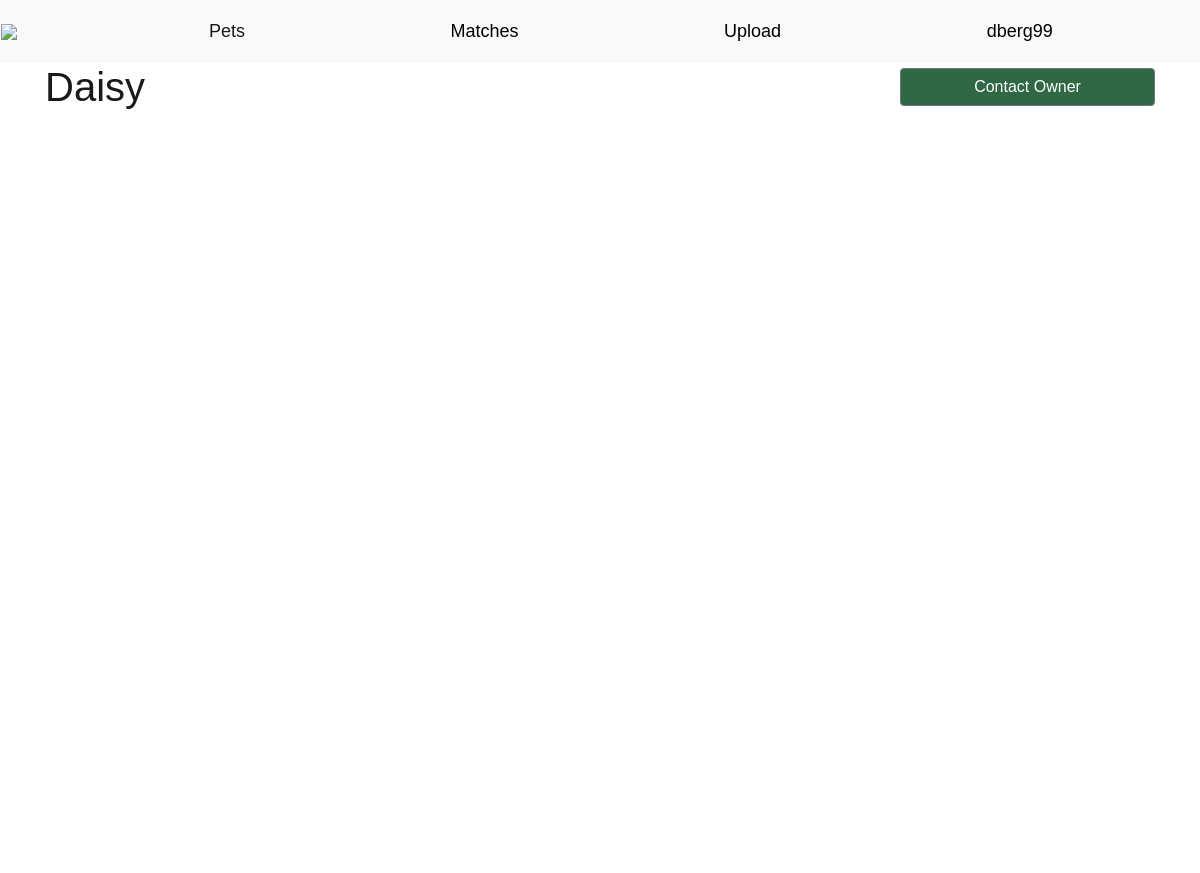
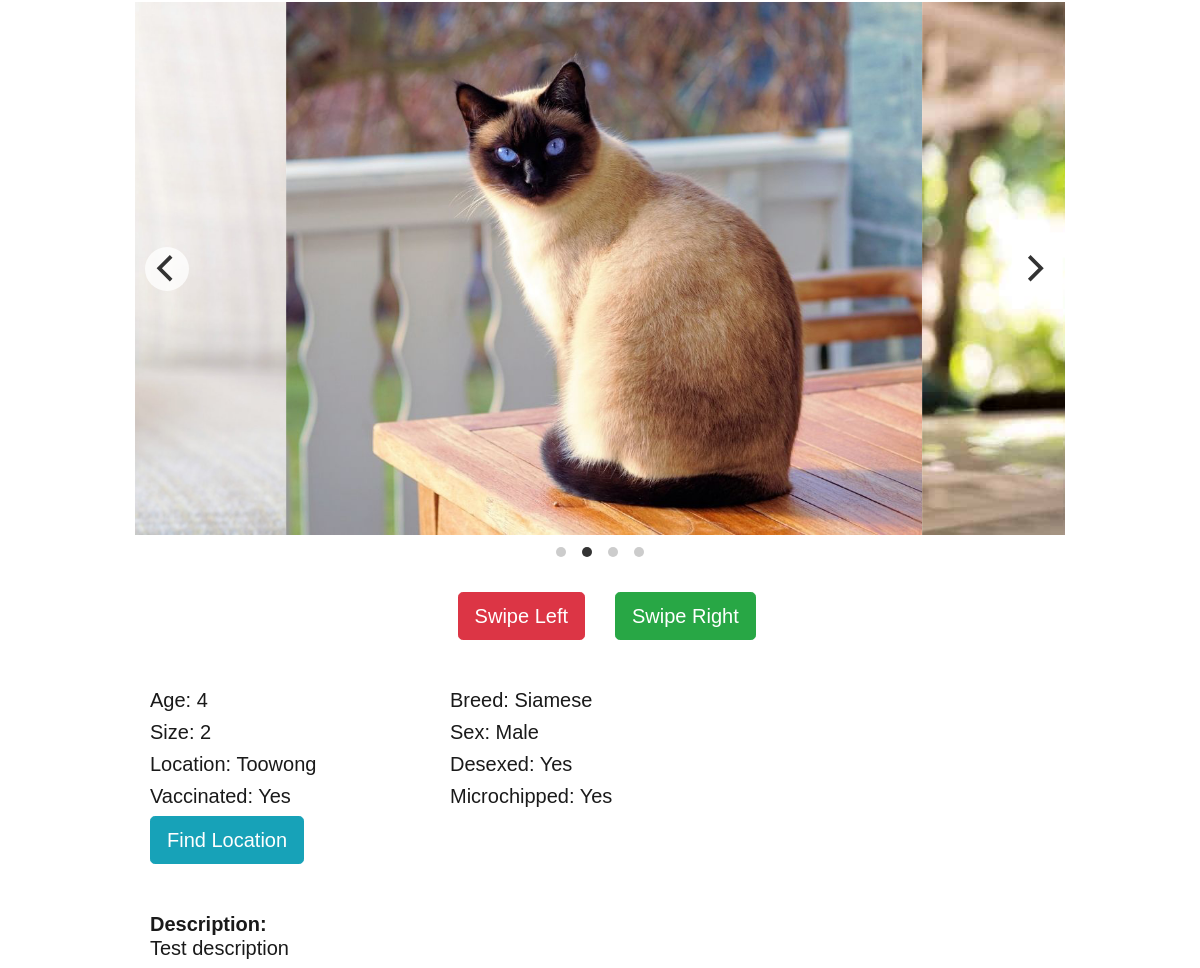
The page /swipe.php (signed in) on the database its author committed (2 pictures, top to bottom).
### tables this page shows
CREATE TABLE `pets` (
  `pet_id` int(11) NOT NULL,
  `pet_name` varchar(100) NOT NULL,
  `location` varchar(100) NOT NULL,
  `user_id` varchar(100) NOT NULL,
  `breed` varchar(100) NOT NULL,
  `age` varchar(100) NOT NULL,
  `picture_destination` varchar(150) NOT NULL,
  `description` varchar(1000) NOT NULL,
  `pet_type` int(2) NOT NULL,
  `pet_size` int(1) NOT NULL,
  `vaccinated` int(1) NOT NULL,
  `desexed` int(1) NOT NULL,
  `microchip` int(1) NOT NULL,
  `picture_destination2` varchar(150) NOT NULL,
  `picture_destination3` varchar(150) NOT NULL,
  `picture_destination4` varchar(150) NOT NULL,
  `gender` int(1) NOT NULL,
  `colour` int(2) NOT NULL,
  `lat` varchar(50) NOT NULL,
  `lon` varchar(50) NOT NULL
);

### additional/swipe.inc.php (called while the page is built, shortened)
<?php
require_once 'dbh.inc.php';
require_once 'functions.inc.php';
$petsThatArentMine = fetchPetsThatArentMine($conn, $_SESSION['user_id']);
$pet_ids = array();
$myMatches = fetchMyMatches($conn, $_SESSION['user_id']);
$petsToFeedToUser = array();
if (count($myMatches->fetch_all()) < 1) {
    foreach ($petsThatArentMine as $pet){
        array_push($petsToFeedToUser, $pet);
    }
    $result = $petsToFeedToUser;
} else {
    foreach ($petsThatArentMine as $pet){
        foreach($myMatches as $match){
            if ($pet['pet_id'] == $match['pet_id']){
                array_push($pet_ids, $pet['pet_id']);
            }
        }
    }
    foreach ($petsThatArentMine as $pet){
        if (!in_array($pet['pet_id'], $pet_ids)){
            array_push($petsToFeedToUser, $pet);
        }
    }
    $result = $petsToFeedToUser;
}

### additional/functions.inc.php (called while the page is built, shortened)
<?php
function fetchPetsThatArentMine($conn, $user_id) {
    $sql = "SELECT * FROM pets WHERE user_id != $user_id;";
    $stmt = mysqli_stmt_init($conn);
    if (!mysqli_stmt_prepare($stmt, $sql)) {
        header("location: ../sign_up.php?error=stmt_failed");
        exit();
    }
    mysqli_stmt_execute($stmt);
    $resultData = mysqli_stmt_get_result($stmt);
    return $resultData;
}

### swipe.php (the view, shortened to what this page needs)
<?php require_once 'header.php';
require_once 'additional/swipe.inc.php';?>
<head>
    <link rel="stylesheet" href="css/flickity.css" media="screen">
</head>
<body>
<?php $pet = $result[0];
if (count($pet) > 0){?>
<div class="container" >
    <div class="row">
        <div class="col-sm-6">
            <h1><?php echo $pet['pet_name']?></h1>
        </div>
        <div class="col-sm-6">
            <div class="row" style="margin-top: 1%">
                <div class="col">
                </div>
                <?php if ($pet['user_id'] == $_SESSION['user_id']){ ?>
                    <div class="col">
                        <a class="btn btn-secondary" href="list.php?edit=<?php echo $pet['pet_id'];?>" style="width: 100%; background-color: #306844">Edit Listing</a>
                    </div> <?php
                } else {?>
                    <div class="col">
                        <a class="btn btn-secondary" href="contact_owner.php?pet_id=<?php echo $pet['pet_id']?>" style="width: 100%; background-color: #306844">Contact Owner</a>
                    </div> <?php }?>
            </div>
        </div>
    </div>
</div>
<div class="container" style="margin:auto; padding-top: 1%; width: 80%">
    <div class="carousel"
         data-flickity='{ "freeScroll": true, "wrapAround": true, "autoPlay": true , "imagesLoaded": true }'>
        <img src="uploads/<?php echo $pet['picture_destination']?>"/>
        <?php if (isset($pet['picture_destination2'])){ ?>
            <img src="uploads/<?php echo $pet['picture_destination2']?>"/> <?php
        } ?>
        <?php if (isset($pet['picture_destination3'])){ ?>
            <img src="uploads/<?php echo $pet['picture_destination3']?>"/> <?php
        } ?>
    </div> <br/> <hr/>
    <div class="container">
        <div class="row">
            <div class="col-sm text-right" style="background-color: transparent">
                <a class="btn btn-lg btn-danger" href="additional/swipe.inc.php?swipe=left&id=<?php echo $pet['pet_id']?>"> Swipe Left</a>
            </div>
            <div class="col-sm text-left" style="background-color: transparent">
                <a class="btn btn-lg btn-success" href="additional/swipe.inc.php?swipe=right&id=<?php echo $pet['pet_id']?>">Swipe Right</a>
            </div>
        </div>
    </div> <br/><br/>
    <div class="container row">
        <div class="col-sm-8">
            <div class="row">
                <div class="col">
                    <h5>Age: <?php echo $pet['age']?></h5>
                </div>
                <div class="col">
                    <h5>Breed: <?php echo $pet['breed']?></h5>
                </div>
            </div>
            <div class="row">
                <div class="col">
                    <h5>Size: <?php echo $pet['pet_size']?></h5>
                </div>
                <div class="col">
                    <h5>Sex: <?php if($pet['gender'] == 1){
                            echo "Female"; } else {
                            echo "Male";
                        }?></h5>
                </div>
            </div>
            <div class="row">
                <div class="col">
                    <h5>Location: <?php echo $pet['location']?></h5>
                </div>
                <div class="col">
                    <h5>Desexed: <?php if($pet['desexed'] == 1){
                            echo "Yes"; } else {
                            echo "No";
                        }?></h5>
                </div>
            </div>
            <div class="row">
                <div class="col">
                    <h5>Vaccinated: <?php if($pet['vaccinated'] == 1){
                            echo "Yes"; } else {
                            echo "No";
                        }?></h5>
                </div>
                <div class="col">
                    <h5>Microchipped: <?php if($pet['microchip'] == 1){
                            echo "Yes"; } else {
                            echo "No";
                        }?></h5>
                </div>
            </div>
            <div class="row">
                <div class="col">
                    <a class="btn btn-lg btn-info" target="_blank" href=" http://maps.google.com/?q=<?php echo $pet['lat']?>,<?php echo $pet['lon']?>">Find Location</a>
                </div>
            </div>
        </div>
        <br>
    </div> <br/>
    <div class="container row">
        <h5 class="col-lg-9"><b>Description:</b> <br/> <?php echo $pet['description']?></h5>
    </div>
</div>
</body>
<?php } ?>

### css/style.css (style rules this page uses)
body { margin: 0; font-family: Arial, Helvetica, sans-serif; }
html { font-family: sans-serif; line-height: 1.15; height: 100%; }
body { margin: 0; font-family: -apple-system, BlinkMacSystemFont, "Segoe UI", Roboto, "Helvetica Neue", Arial, sans-serif, "Apple Color Emoji", "Segoe UI Emoji", "Segoe UI Symbol"; font-size: 1rem; font-weight: 400; line-height: 1.5; color: #1a1a1a; text-align: left; height: 100%; background-color: #fff; }
.container { display: flex; flex-direction: column; height: 100%; }

### css/flickity.css (style rules this page uses)
.flickity-enabled { position: relative; }
.flickity-enabled.is-draggable { -webkit-tap-highlight-color: transparent; tap-highlight-color: transparent; -webkit-user-select: none; -moz-user-select: none; -ms-user-select: none; user-select: none; }

### swipe.php (style rules this page uses)
* { box-sizing: border-box; }
body { font-family: sans-serif; }
.carousel { background: #FAFAFA; }
.carousel img { display: block; height: 400pt; }

### rows shown on the page
pets: pet_name "Daisy", picture_destination (picture), picture_destination2 (picture), picture_destination3 (picture), age "4", breed "Siamese", pet_size "2", location "Toowong", description "Test description"

### other values the page prints
$_SESSION['username'] "dberg99"
